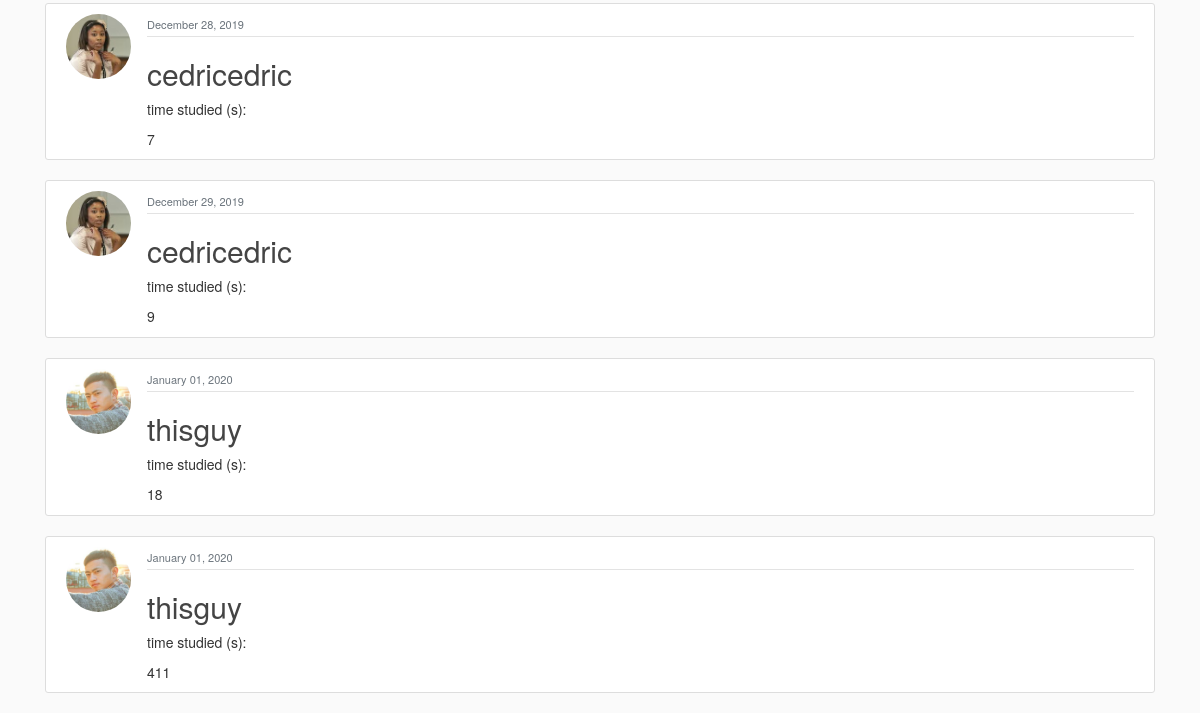
Before: /rewards/purchase_rewards/go_home/ (lower part) with the older database file.
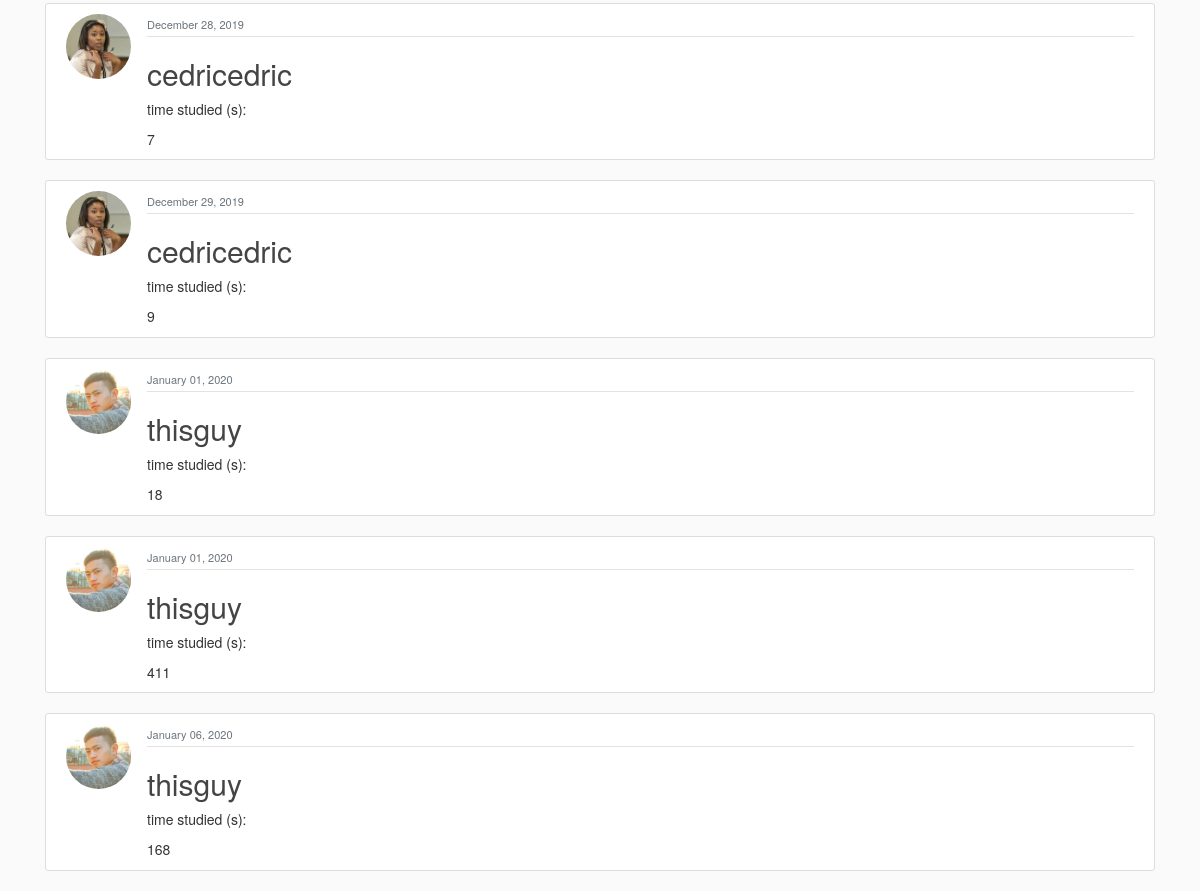
After: the same page with the newer database file.
### blog/models.py (models this page shows, shortened)
class Post(models.Model):
    objects = models.Manager()
    title = "title" #models.CharField(max_length=100)
    time_studied = models.IntegerField(default=20)
    date_posted = models.DateTimeField(default=timezone.now)
    author = models.ForeignKey(User, on_delete=models.CASCADE)

### users/models.py (models this page shows, shortened)
class Profile(models.Model):
    user = models.OneToOneField(User, on_delete=models.CASCADE)
    profile_pictures = [
        "asian_student.jpeg",
        "black_and_white_photo.jpg",
        "college_student.jpeg",
        "girl_looking_sideways.jpg",
        "nerdy_guy.jpg",
        "science_student.jpeg",
        "student_sitting_on_grass.jpg",
    ]
    for i in range(len(profile_pictures)):
        profile_pictures[i] = "potential_pics/" + profile_pictures[i]
    image = models.ImageField(
        default=random.choice(profile_pictures), upload_to="profile_pics"
    )
    wallet_points = models.BigIntegerField(default=0)
    university = models.CharField(default="", max_length=35)
    subject = models.CharField(default="", max_length=35)

### blog/views.py (the view)
# urls.py: path('', PostListView.as_view(), name='blog-home'),
def home(request):
    context = {"posts": Post.objects.all()}
    return render(request, "blog/home.html", context)

### blog/templates/blog/home.html (shortened to what this page needs)
{% extends "blog/base.html" %}
{% block content %}
<head>
</head>
    {% for post in posts %}
        <article class="media content-section" >
          <img class="rounded-circle article-img" src="{{ post.author.profile.image.url }}">
          <div class="media-body">
            <div class="article-metadata">
              <small class="text-muted">{{ post.date_posted|date:"F d, Y" }}</small>
            </div>
            <h2><a class="article-title" href="{% url 'post-detail' post.id %}">{{ post.author }}</a></h2>
            <p> time studied (s): </p>
              <p class="article-content">{{ post.time_studied }}</p>
            </div>
        </article>
    {% endfor %}
{% endblock content %}

Changed rows visible on the page:
added Post: author.profile.image (picture), date_posted "January 06, 2020", author "thisguy", time_studied "168"
